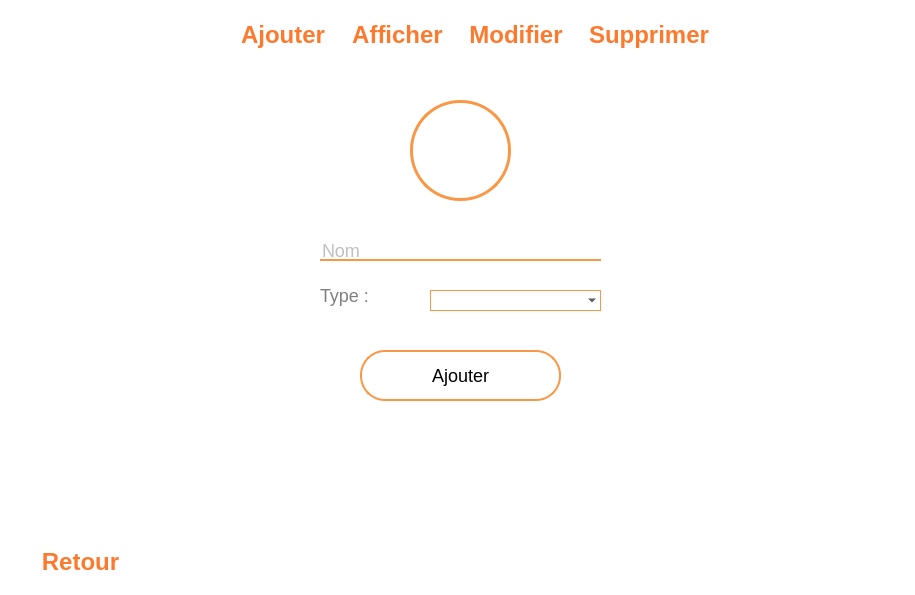
<?xml version="1.0" encoding="UTF-8"?>
<ui version="4.0">
 <class>Table</class>
 <widget class="QWidget" name="Table">
  <property name="geometry">
   <rect>
    <x>0</x>
    <y>0</y>
    <width>915</width>
    <height>595</height>
   </rect>
  </property>
  <property name="windowTitle">
   <string>Form</string>
  </property>
  <property name="styleSheet">
   <string notr="true">background-color:white;</string>
  </property>
  <widget class="QPushButton" name="pushButton_Home3">
   <property name="geometry">
    <rect>
     <x>30</x>
     <y>550</y>
     <width>101</width>
     <height>23</height>
    </rect>
   </property>
   <property name="font">
    <font>
     <family>Arial</family>
     <pointsize>-1</pointsize>
     <weight>75</weight>
     <bold>true</bold>
    </font>
   </property>
   <property name="cursor">
    <cursorShape>PointingHandCursor</cursorShape>
   </property>
   <property name="styleSheet">
    <string notr="true">font-size:24px;
font-family:Arial;
border:none;

color:#fc7a2e;
margin:0 10px;
background-color:transparent;

</string>
   </property>
   <property name="text">
    <string>Retour</string>
   </property>
  </widget>
  <widget class="QStackedWidget" name="stackedWidget">
   <property name="geometry">
    <rect>
     <x>-10</x>
     <y>50</y>
     <width>921</width>
     <height>491</height>
    </rect>
   </property>
   <property name="currentIndex">
    <number>0</number>
   </property>
   <widget class="QWidget" name="page_Ajouter_Table">
    <widget class="QLabel" name="bck_pg_ajtr">
     <property name="geometry">
      <rect>
       <x>0</x>
       <y>10</y>
       <width>921</width>
       <height>471</height>
      </rect>
     </property>
     <property name="styleSheet">
      <string notr="true">image: url(:/img/img/people-playing-ludo-gamejpg.jpg);</string>
     </property>
     <property name="text">
      <string/>
     </property>
    </widget>
    <widget class="QFrame" name="frame">
     <property name="geometry">
      <rect>
       <x>270</x>
       <y>30</y>
       <width>391</width>
       <height>391</height>
      </rect>
     </property>
     <property name="styleSheet">
      <string notr="true">
border-radius:60px;
background-color:transparent;</string>
     </property>
     <property name="frameShape">
      <enum>QFrame::StyledPanel</enum>
     </property>
     <property name="frameShadow">
      <enum>QFrame::Raised</enum>
     </property>
     <widget class="QLabel" name="label_5">
      <property name="geometry">
       <rect>
        <x>150</x>
        <y>20</y>
        <width>101</width>
        <height>101</height>
       </rect>
      </property>
      <property name="styleSheet">
       <string notr="true">image: url(:/img/img/plus-circle-solid (1).svg);
border: 3px solid #fa9746;
border-radius:50%;
padding:10px;
</string>
      </property>
      <property name="text">
       <string/>
      </property>
     </widget>
     <widget class="QLineEdit" name="lineEdit_nom_table_ajouter">
      <property name="geometry">
       <rect>
        <x>60</x>
        <y>160</y>
        <width>281</width>
        <height>21</height>
       </rect>
      </property>
      <property name="layoutDirection">
       <enum>Qt::RightToLeft</enum>
      </property>
      <property name="styleSheet">
       <string notr="true">font-size:18px;
font-family:Arial;
border:none;
border-bottom:2px solid #fa9746;
background-color:transparent;
color:grey;</string>
      </property>
      <property name="text">
       <string/>
      </property>
      <property name="alignment">
       <set>Qt::AlignLeading|Qt::AlignLeft|Qt::AlignVCenter</set>
      </property>
      <property name="placeholderText">
       <string>Nom </string>
      </property>
     </widget>
     <widget class="QPushButton" name="pushButton_ajouter_table">
      <property name="geometry">
       <rect>
        <x>100</x>
        <y>270</y>
        <width>201</width>
        <height>51</height>
       </rect>
      </property>
      <property name="cursor">
       <cursorShape>PointingHandCursor</cursorShape>
      </property>
      <property name="styleSheet">
       <string notr="true">font-size:18px;
font-family:Arial;
border:2px solid #fa9746;
border-radius:25px;
</string>
      </property>
      <property name="text">
       <string>Ajouter</string>
      </property>
     </widget>
     <widget class="QLabel" name="label">
      <property name="geometry">
       <rect>
        <x>60</x>
        <y>200</y>
        <width>81</width>
        <height>31</height>
       </rect>
      </property>
      <property name="styleSheet">
       <string notr="true">font-size:18px;
font-family:Arial;
border:none;
background-color:transparent;
color:grey;</string>
      </property>
      <property name="text">
       <string>Type :</string>
      </property>
     </widget>
     <widget class="QComboBox" name="comboBox_Ajouter_Table">
      <property name="geometry">
       <rect>
        <x>170</x>
        <y>210</y>
        <width>171</width>
        <height>21</height>
       </rect>
      </property>
      <property name="styleSheet">
       <string notr="true">font-size:18px;
font-family:Arial;
border:1px solid  #fa9746;
border- radius:3px;
padding: 1px 18px 1px 3px;
background-color:transparent;
</string>
      </property>
     </widget>
     <zorder>lineEdit_nom_table_ajouter</zorder>
     <zorder>label_5</zorder>
     <zorder>pushButton_ajouter_table</zorder>
     <zorder>label</zorder>
     <zorder>comboBox_Ajouter_Table</zorder>
    </widget>
   </widget>
   <widget class="QWidget" name="page_Afficher_Table">
    <widget class="QLabel" name="bck_pg2_ajtr">
     <property name="geometry">
      <rect>
       <x>10</x>
       <y>10</y>
       <width>921</width>
       <height>461</height>
      </rect>
     </property>
     <property name="styleSheet">
      <string notr="true"/>
     </property>
     <property name="text">
      <string/>
     </property>
    </widget>
    <widget class="QTableView" name="tableEvent">
     <property name="geometry">
      <rect>
       <x>180</x>
       <y>80</y>
       <width>621</width>
       <height>271</height>
      </rect>
     </property>
     <property name="styleSheet">
      <string notr="true">border:none;
</string>
     </property>
    </widget>
   </widget>
   <widget class="QWidget" name="page_Modifier_Table">
    <widget class="QLabel" name="bck_pg3_ajtr">
     <property name="geometry">
      <rect>
       <x>0</x>
       <y>20</y>
       <width>921</width>
       <height>471</height>
      </rect>
     </property>
     <property name="styleSheet">
      <string notr="true">image: url(:/img/img/group-therapy-illustration.jpg);</string>
     </property>
     <property name="text">
      <string/>
     </property>
    </widget>
    <widget class="QFrame" name="frame_3">
     <property name="geometry">
      <rect>
       <x>290</x>
       <y>40</y>
       <width>391</width>
       <height>391</height>
      </rect>
     </property>
     <property name="styleSheet">
      <string notr="true">background-color:transparent;
border-radius:60px;
</string>
     </property>
     <property name="frameShape">
      <enum>QFrame::StyledPanel</enum>
     </property>
     <property name="frameShadow">
      <enum>QFrame::Raised</enum>
     </property>
     <widget class="QLabel" name="label_16">
      <property name="geometry">
       <rect>
        <x>150</x>
        <y>20</y>
        <width>101</width>
        <height>101</height>
       </rect>
      </property>
      <property name="styleSheet">
       <string notr="true">image: url(:/img/img/edit-solid (1).svg);
border: 3px solid #fa9746;
border-radius:50%;
padding:10px;
</string>
      </property>
      <property name="text">
       <string/>
      </property>
     </widget>
     <widget class="QLineEdit" name="lineEdit_nom_mod_table">
      <property name="geometry">
       <rect>
        <x>60</x>
        <y>160</y>
        <width>281</width>
        <height>21</height>
       </rect>
      </property>
      <property name="layoutDirection">
       <enum>Qt::RightToLeft</enum>
      </property>
      <property name="styleSheet">
       <string notr="true">font-size:18px;
font-family:Arial;
border:none;
border-bottom:2px solid #fa9746;
background-color:transparent;</string>
      </property>
      <property name="text">
       <string/>
      </property>
      <property name="alignment">
       <set>Qt::AlignLeading|Qt::AlignLeft|Qt::AlignVCenter</set>
      </property>
      <property name="placeholderText">
       <string>Nom</string>
      </property>
     </widget>
     <widget class="QPushButton" name="pushButton_3">
      <property name="geometry">
       <rect>
        <x>100</x>
        <y>280</y>
        <width>201</width>
        <height>51</height>
       </rect>
      </property>
      <property name="cursor">
       <cursorShape>PointingHandCursor</cursorShape>
      </property>
      <property name="styleSheet">
       <string notr="true">font-size:18px;
font-family:Arial;
border:2px solid #fa9746;
border-radius:25px;
</string>
      </property>
      <property name="text">
       <string>Enregistrer</string>
      </property>
     </widget>
     <widget class="QComboBox" name="comboBox_Modifier_Table">
      <property name="geometry">
       <rect>
        <x>170</x>
        <y>200</y>
        <width>171</width>
        <height>21</height>
       </rect>
      </property>
      <property name="styleSheet">
       <string notr="true">font-size:18px;
font-family:Arial;
border:1px solid  #fa9746;
border- radius:3px;
padding: 1px 18px 1px 3px;
color:grey;
background-color:transparent;

</string>
      </property>
     </widget>
     <widget class="QLabel" name="label_2">
      <property name="geometry">
       <rect>
        <x>60</x>
        <y>190</y>
        <width>81</width>
        <height>31</height>
       </rect>
      </property>
      <property name="styleSheet">
       <string notr="true">font-size:18px;
font-family:Arial;
border:none;
background-color:transparent;
color:grey;</string>
      </property>
      <property name="text">
       <string>Type :</string>
      </property>
     </widget>
    </widget>
   </widget>
   <widget class="QWidget" name="page_Supprimer_Table">
    <widget class="QLabel" name="bck_pg4_ajtr">
     <property name="geometry">
      <rect>
       <x>0</x>
       <y>0</y>
       <width>921</width>
       <height>471</height>
      </rect>
     </property>
     <property name="styleSheet">
      <string notr="true">image: url(:/img/img/puzzled-woman-choosing-two-buttons-pushing-blue-one.jpg);</string>
     </property>
     <property name="text">
      <string/>
     </property>
    </widget>
    <widget class="QFrame" name="frame_4">
     <property name="geometry">
      <rect>
       <x>300</x>
       <y>70</y>
       <width>371</width>
       <height>301</height>
      </rect>
     </property>
     <property name="styleSheet">
      <string notr="true">background-color:transparent;
border-radius:60px;</string>
     </property>
     <property name="frameShape">
      <enum>QFrame::StyledPanel</enum>
     </property>
     <property name="frameShadow">
      <enum>QFrame::Raised</enum>
     </property>
     <widget class="QLineEdit" name="lineEdit_nom_table_suppr">
      <property name="geometry">
       <rect>
        <x>50</x>
        <y>170</y>
        <width>281</width>
        <height>21</height>
       </rect>
      </property>
      <property name="layoutDirection">
       <enum>Qt::RightToLeft</enum>
      </property>
      <property name="styleSheet">
       <string notr="true">font-size:18px;
font-family:Arial;
border:none;
border-bottom:2px solid #c25711;
background-color:transparent;
color:grey;</string>
      </property>
      <property name="text">
       <string/>
      </property>
      <property name="alignment">
       <set>Qt::AlignLeading|Qt::AlignLeft|Qt::AlignVCenter</set>
      </property>
      <property name="placeholderText">
       <string>Nom </string>
      </property>
     </widget>
     <widget class="QPushButton" name="pushButton_suppr_table">
      <property name="geometry">
       <rect>
        <x>90</x>
        <y>240</y>
        <width>201</width>
        <height>51</height>
       </rect>
      </property>
      <property name="cursor">
       <cursorShape>PointingHandCursor</cursorShape>
      </property>
      <property name="styleSheet">
       <string notr="true">font-size:18px;
font-family:Arial;
border:2px solid #c25711;
border-radius:25px;
</string>
      </property>
      <property name="text">
       <string>Supprimer</string>
      </property>
     </widget>
     <widget class="QLabel" name="label_17">
      <property name="geometry">
       <rect>
        <x>140</x>
        <y>0</y>
        <width>101</width>
        <height>101</height>
       </rect>
      </property>
      <property name="styleSheet">
       <string notr="true">image: url(:/img/img/trash-solid.svg);
border: 3px solid #c25711;
border-radius:50%;
padding:10px;
</string>
      </property>
      <property name="text">
       <string/>
      </property>
     </widget>
    </widget>
   </widget>
  </widget>
  <widget class="QWidget" name="layoutWidget">
   <property name="geometry">
    <rect>
     <x>230</x>
     <y>20</y>
     <width>489</width>
     <height>31</height>
    </rect>
   </property>
   <layout class="QHBoxLayout" name="horizontalLayout">
    <item>
     <widget class="QPushButton" name="pushButton_Ajouter_Table">
      <property name="font">
       <font>
        <family>Arial</family>
        <pointsize>-1</pointsize>
        <weight>75</weight>
        <bold>true</bold>
       </font>
      </property>
      <property name="cursor">
       <cursorShape>PointingHandCursor</cursorShape>
      </property>
      <property name="styleSheet">
       <string notr="true">font-size:24px;
font-family:Arial;
border:none;

color:#fc7a2e;
margin:0 10px;
background-color:transparent;</string>
      </property>
      <property name="text">
       <string>Ajouter</string>
      </property>
     </widget>
    </item>
    <item>
     <widget class="QPushButton" name="pushButton_Afficher_Table">
      <property name="font">
       <font>
        <family>Arial</family>
        <pointsize>-1</pointsize>
        <weight>75</weight>
        <bold>true</bold>
       </font>
      </property>
      <property name="cursor">
       <cursorShape>PointingHandCursor</cursorShape>
      </property>
      <property name="styleSheet">
       <string notr="true">font-size:24px;
font-family:Arial;
border:none;

color:#fc7a2e;
margin:0 10px;
background-color:transparent;</string>
      </property>
      <property name="text">
       <string>Afficher</string>
      </property>
     </widget>
    </item>
    <item>
     <widget class="QPushButton" name="pushButton_Modifier_Table">
      <property name="font">
       <font>
        <family>Arial</family>
        <pointsize>-1</pointsize>
        <weight>75</weight>
        <bold>true</bold>
       </font>
      </property>
      <property name="cursor">
       <cursorShape>PointingHandCursor</cursorShape>
      </property>
      <property name="styleSheet">
       <string notr="true">font-size:24px;
font-family:Arial;
border:none;

color:#fc7a2e;
margin:0 10px;
background-color:transparent;</string>
      </property>
      <property name="text">
       <string>Modifier</string>
      </property>
     </widget>
    </item>
    <item>
     <widget class="QPushButton" name="pushButton_Supprimer_Table">
      <property name="font">
       <font>
        <family>Arial</family>
        <pointsize>-1</pointsize>
        <weight>75</weight>
        <bold>true</bold>
       </font>
      </property>
      <property name="cursor">
       <cursorShape>PointingHandCursor</cursorShape>
      </property>
      <property name="styleSheet">
       <string notr="true">font-size:24px;
font-family:Arial;
border:none;

color:#fc7a2e;
margin:0 10px;
background-color:transparent;</string>
      </property>
      <property name="text">
       <string>Supprimer</string>
      </property>
     </widget>
    </item>
   </layout>
  </widget>
 </widget>
 <resources/>
 <connections/>
</ui>
